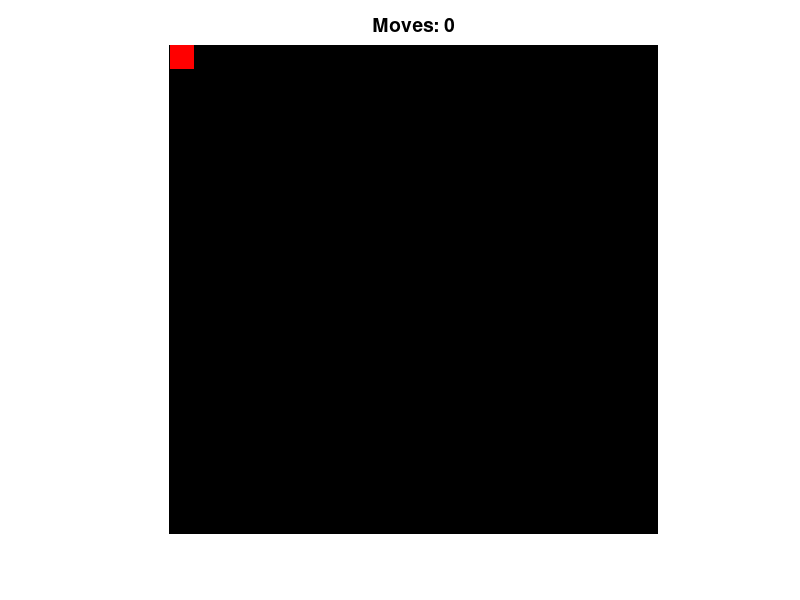

The MATLAB source for this figure: (Note: this script raises an error after producing the figure.)
function treasureHuntGame()

    % Initialize game parameters
    gridSize = 20;
    playerPosition = [1, 1];
    treasurePosition = randi([1, gridSize], 1, 2);
    movesCount = 0;
    treasureFound = false; % Variable to track if treasure is found
    
    % Connect to the stimulation box
    %[rt, ~] = ctrlArduinoStim_hrc('init');
    
    % Create a figure for the game display
    fig = figure;
    set(fig, 'KeyPressFcn', @keyPressCallback, 'UserData', 'none');
    
    % Start the timer
    startTime = tic;
    
    % Run the game loop
    while ishandle(fig) && calculateDistance(playerPosition, treasurePosition) > 1
        % Display the game grid
        drawGameGrid(gridSize, playerPosition, treasurePosition, movesCount, treasureFound);
        
        % Get user input
        direction = getUserInput(fig);
        
        % Update player position only if there's a valid direction
        if ~strcmp(direction, 'none') && ~treasureFound
            playerPosition = updatePlayerPosition(playerPosition, direction, gridSize);
            movesCount = movesCount + 1;
        end
        
        % Calculate distance to the treasure
        distance = calculateDistance(playerPosition, treasurePosition);
        
        % Check if the player found the treasure
        if isTreasureFound(distance)
            treasureFound = true;
        end
        
        % Deliver stimulation based on distance
        %deliverStimulation(distance, rt);
        
        % Pause for a short duration to make the game visually appealing
        pause(0.1);
    end

    % Stop the timer when the player finds the treasure
    elapsedTime = toc(startTime);
    
    % Display the final grid and message
    drawGameGrid(gridSize, playerPosition, treasurePosition, movesCount, treasureFound);
    
    % Close the connection to the stimulation box
    %ctrlArduinoStim_hrc('close');
    
    if ishandle(fig)
        disp(['Congratulations! You found the treasure in ', num2str(movesCount), ' moves.']);
        disp(['Time taken: ', num2str(elapsedTime), ' seconds.']);
    else
        disp('Game ended.');
    end

end

function drawGameGrid(gridSize, playerPosition, treasurePosition, movesCount, treasureFound)
    % Display the game grid with images representing player, treasure, and background
    
    % Create a blank grid as the background
    background = zeros(gridSize, gridSize, 3); % 3 channels for RGB
    
    % Set player position
    background(playerPosition(1), playerPosition(2), :) = [1, 0, 0]; % player (red)
    
    % Set treasure position only if it's found
    if treasureFound
        background(treasurePosition(1), treasurePosition(2), :) = [1, 1, 0]; % treasure (yellow)
    end
    
    % Display the game grid using imshow
    imshow(background, 'InitialMagnification', 'fit');
    
    % Set title with current distance to the treasure
    title(['Moves: ', num2str(movesCount)],'FontSize', 14);
end

function keyPressCallback(fig, ~)
    % Handle key presses for player movement
    
    % Store the direction in UserData
    switch fig.CurrentKey
        case 'leftarrow'
            fig.UserData = 'left';
        case 'rightarrow'
            fig.UserData = 'right';
        case 'uparrow'
            fig.UserData = 'up';
        case 'downarrow'
            fig.UserData = 'down';
    end
end

function direction = getUserInput(fig)
    % Get user input for movement
    
    % Retrieve the direction from UserData and reset it
    direction = fig.UserData;
    fig.UserData = 'none';
end

function newPosition = updatePlayerPosition(currentPosition, direction, gridSize)
    % Update player position based on the movement direction
    
    newPosition = currentPosition;
    
    switch direction
        case 'left'
            newPosition(2) = max(1, currentPosition(2) - 1);
        case 'right'
            newPosition(2) = min(gridSize, currentPosition(2) + 1);
        case 'up'
            newPosition(1) = max(1, currentPosition(1) - 1);
        case 'down'
            newPosition(1) = min(gridSize, currentPosition(1) + 1);
    end
end

function distance = calculateDistance(position1, position2)
    % Calculate Manhattan distance between two positions
    
    distance = abs(position1(1) - position2(1)) + abs(position1(2) - position2(2));
end

function result = isTreasureFound(distance)
    % Check if the player found the treasure
    
    % You can adjust the threshold for finding the treasure based on distance
    threshold = 1; % Adjust as needed
    
    result = distance <= threshold;
end

% function deliverStimulation(distance, rt)
%     % Deliver stimulation based on the distance to the treasure
% 
%     % Define stimulation parameters
%     maxAmplitude = 2; % Adjust as needed
%     maxDistance = 10; % Adjust as needed
% 
%     % Calculate amplitude based on the distance
%     amplitude = maxAmplitude * (1 - distance / maxDistance);
%     amplitude = max(0, amplitude); % Ensure amplitude is non-negative
% 
%     % Deliver stimulation
%     ctrlArduinoStim_hrc('stim', [amplitude, 200, 30, 1], rt);
% end
